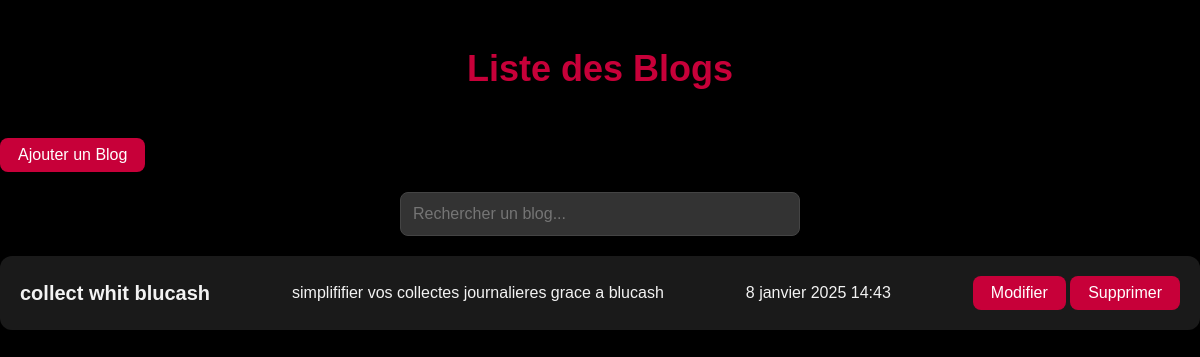
/blogs/ (signed in), run on the app's committed database.
### memoire/models.py (models this page shows)
class Blog(models.Model):
    titre = models.CharField(max_length=200)
    userb = models.ForeignKey(UserProfile, on_delete=models.CASCADE, related_name='userb')
    images = models.ImageField(upload_to='memoires/images/', blank=True, null=True)
    datet = models.DateTimeField(auto_now_add=True)
    resume = models.TextField()
    state_CHOICES = [
        ('E', 'ENCOURS'),
        ('P', 'PASSER'),
    ]
    state = models.CharField(max_length=1, choices=state_CHOICES)

### memoire/views.py (the view)
# urls.py: path('blogs/', blog_list, name='blog_list'),
def blog_list(request):
    try:
        idp=request.session['user_id']
        user = UserProfile.objects.get(id=idp)
    except:
        return redirect("login")
    userinfo = UserProfile.objects.prefetch_related(
            Prefetch(
                'userk',
                queryset=Userskills.objects.select_related('userk'),
                to_attr='skills_list'
            ),
            Prefetch(
                'users',
                queryset=Userservice.objects.select_related('users'),
                to_attr='service_list'
            ), Prefetch(
                'userl',
                queryset=Userlink.objects.select_related('userl'),
                to_attr='link_list'
            ), Prefetch(
                'userb',
                queryset=Blog.objects.select_related('userb'),
                to_attr='blog_list'
            ), Prefetch(
                'userealisation',
                queryset=Realisation.objects.select_related('userealisation'),
                to_attr='realisation_list'
            )
        ).select_related(  )
    for el in  userinfo:
        if user.id==el.id:
            user=el
    context = {
        'user':user,
    }
    return render(request, 'blog_list.html', context)  # Remplacez par le chemin correct

### Template/blog_list.html (shortened to what this page needs)
<!DOCTYPE html>
<html lang="fr">
<head>
</head>
<body>
    <h1><span class="color">Liste</span> des Blogs</h1>
    <button  onclick="showAddBlogForm()">Ajouter un Blog</button>
    <input type="text" id="searchInput" placeholder="Rechercher un blog..." onkeyup="searchBlogs()">
    <ul>
        {% for blog in user.blog_list %}
            <li>
                <div>
                    <a href="">{{ blog.titre }}</a>
                </div>
                <div>
                    <p>{{ blog.resume}}</p>
                </div>
                <div>
                    <p>{{ blog.datet}}</p>
                </div>
                <div>
                    <button onclick="showEditForm({{ blog.pk }})">Modifier</button>
                    <button onclick="showDeleteForm({{ blog.pk }})">Supprimer</button>
                </div>
            </li>
        {% endfor %}
    </ul>
</body>
</html>

### Template/blog_list.html (style rules this page uses)
* { padding: 0; margin: 0; box-sizing: border-box; }
body { font-family: 'Poppins', sans-serif; background-color: #000; color: #f3f3f3; line-height: 1.6; margin: 0; padding: 0; }
h1 { text-align: center; font-size: 36px; margin: 40px 0; color: #c70039; }
.color { color: #c70039; }
ul { list-style-type: none; padding: 0; margin: 0 auto; display: flex; flex-direction: column; gap: 20px; max-width: 1200px; }
li { display: flex; justify-content: space-between; align-items: center; background: #1a1a1a; padding: 20px; border-radius: 12px; box-shadow: 0px 8px 20px rgba(0, 0, 0, 0.3); transition: transform 0.3s ease, box-shadow 0.3s ease; }
a { color: #f3f3f3; text-decoration: none; font-weight: bold; font-size: 20px; transition: color 0.3s ease; }
button { padding: 8px 18px; background-color: #c70039; color: white; border: none; border-radius: 8px; cursor: pointer; transition: background-color 0.3s; font-size: 16px; }
#searchInput { padding: 12px; margin: 20px auto; display: block; width: 80%; max-width: 400px; border: 1px solid #444; border-radius: 8px; background-color: #333; color: #f3f3f3; font-size: 16px; }

### data on the page
Blog: titre "collect whit blucash", resume "simplififier vos collectes journalieres grace a blucash", datet "8 janvier 2025 14:43"
